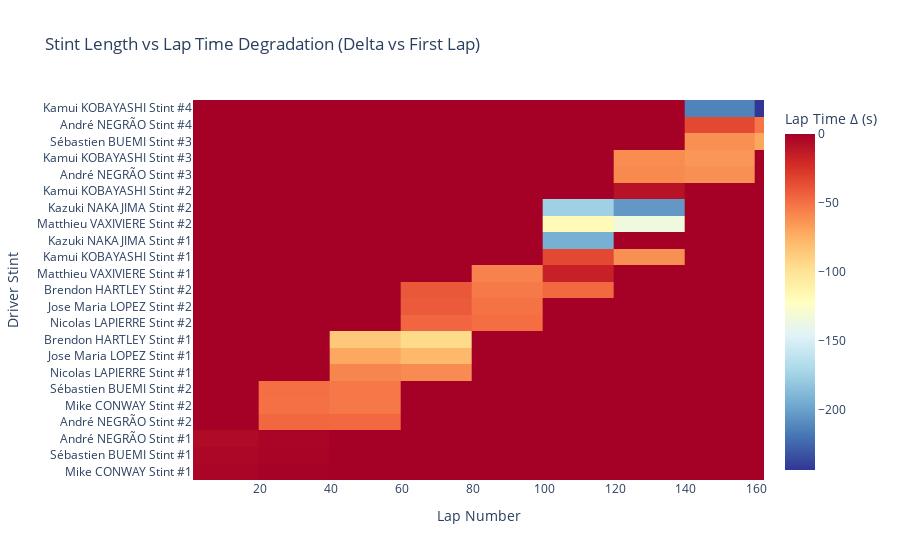

Here is the notebook cell this chart was saved with:
### Markdown cell above
## Stint Length vs Degradation

### Code cell
spa["stint_lap_index"] = spa.groupby("driver_stint").cumcount()

first_lap_time = (spa[spa["stint_lap_index"] == 0].set_index("driver_stint")["lap_time_s"])

spa["lap_time_delta"] = (spa["lap_time_s"] - spa["driver_stint"].map(first_lap_time))

fig = px.density_heatmap(spa,
    x="lap_number",
    y="driver_stint",
    z="lap_time_delta",
    histfunc="avg",
    color_continuous_scale="RdYlBu_r",
    title="Stint Length vs Lap Time Degradation (Delta vs First Lap)",
     labels={                  
        "lap_number": "Lap Number",
        "lap_time_delta": "Lap Time Δ (s)",
        "driver_stint": "Driver Stint",
    }
)

fig.update_layout(
    xaxis_title="Lap Number",
    yaxis_title="Driver Stint",
    coloraxis_colorbar_title="Lap Time Δ (s)"
)

fig.update_xaxes(range=[1, 162])

fig.show()

### Figure 1 — Plotly figure (JSON) as saved in the notebook; plotly's stock layout.template omitted (floating-point values rounded to 4 significant figures; data arrays with more than 128 entries replaced by an {"elided": "..."} marker saying what was removed)
{"data": [{"coloraxis": "coloraxis", "histfunc": "avg", "hovertemplate": "Lap Number=%{x}<br>Driver Stint=%{y}<br>avg of Lap Time Δ (s)=%{z}<extra></extra>", "name": "", "type": "histogram2d", "x": {"elided": "485 int values"}, "xaxis": "x", "xbingroup": "x", "y": {"elided": "485 str values"}, "yaxis": "y", "ybingroup": "y", "z": {"elided": "485 float values"}}], "layout": {"coloraxis": {"colorbar": {"title": {"text": "Lap Time Δ (s)"}}, "colorscale": [[0, "rgb(49,54,149)"], [0.1, "rgb(69,117,180)"], [0.2, "rgb(116,173,209)"], [0.3, "rgb(171,217,233)"], [0.4, "rgb(224,243,248)"], [0.5, "rgb(255,255,191)"], [0.6, "rgb(254,224,144)"], [0.7, "rgb(253,174,97)"], [0.8, "rgb(244,109,67)"], [0.9, "rgb(215,48,39)"], [1, "rgb(165,0,38)"]]}, "legend": {"tracegroupgap": 0}, "title": {"text": "Stint Length vs Lap Time Degradation (Delta vs First Lap)"}, "xaxis": {"anchor": "y", "domain": [0, 1], "range": [1, 162], "title": {"text": "Lap Number"}}, "yaxis": {"anchor": "x", "domain": [0, 1], "title": {"text": "Driver Stint"}}}}
